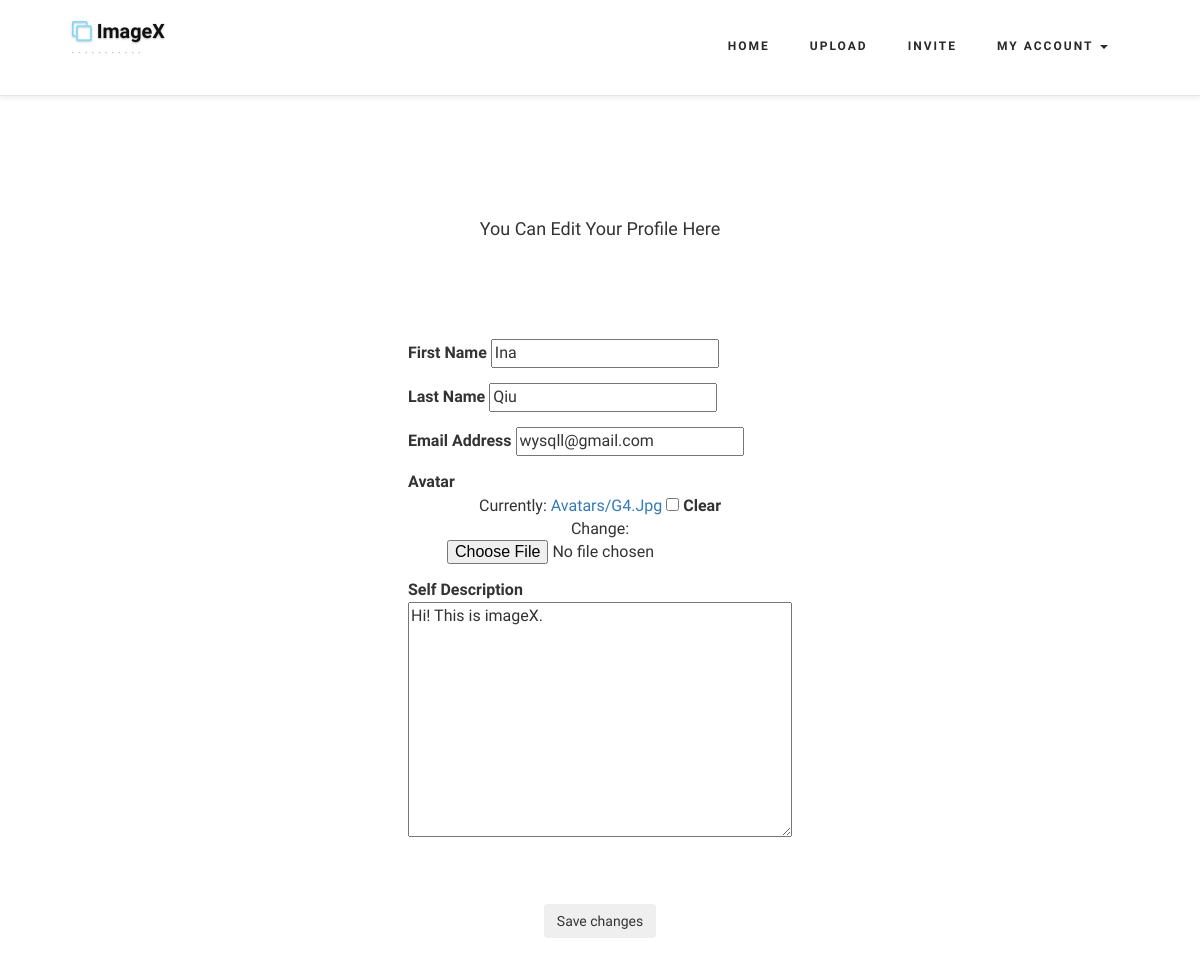
The app's page /edit_profile/ (signed in), older data.
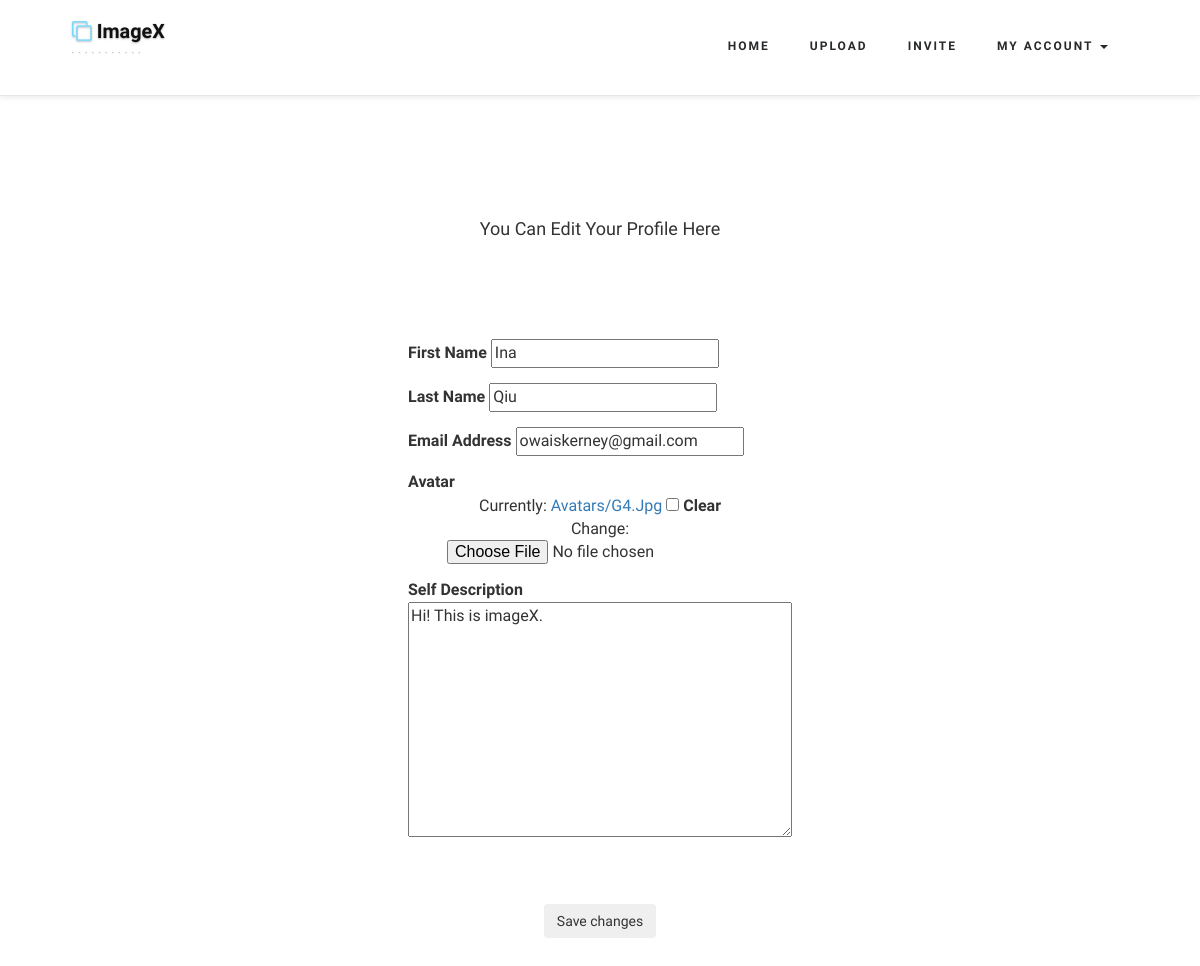
The same page, newer data.
### mainApp/models.py (models this page shows, shortened)
class Member(AbstractUser):
	avatar = models.ImageField(upload_to='avatars/',validators=[validate_file_extension], blank=True)
	self_description = models.TextField(max_length=30,blank=True)
	class Meta(AbstractUser.Meta):
		pass

### mainApp/views.py (the view)
# urls.py: url(r'^edit_profile/',views.edit_profile, name='edit_profile'),
@login_required
def edit_profile(request):
    if request.method == 'POST':
        form = EditProfileForm(request.POST, request.FILES, instance=request.user)
        if form.is_valid():
            form.save()
            return redirect(myaccount)
    else:
        form = EditProfileForm(instance=request.user)
    return render(request,'edit_profile.html',{'form':form})

### mainApp/forms.py
class EditProfileForm(UserChangeForm):
    class Meta(UserChangeForm.Meta):
        model = Member
        fields = ['first_name', 'last_name', 'email','avatar','self_description', 'password',]

### mainApp/templates/edit_profile.html (shortened to what this page needs)
<!DOCTYPE html>
<html>
<head>
{% load staticfiles %}
</head>
<body>
{% if user.is_authenticated %}
  {% include 'base_login.html' %}
{% else %}
  {% include 'base.html' %}
{% endif %}
<div class="banner_bottom">
	<div class="container">
		<div class="about">
			<center><h3>You can edit your profile here</h3></center><br><br><br><br>
			<form action="" method='POST' enctype='multipart/form-data'>
			<table width=15% align="center">
  			<tbody>
			<tr><td align="left">
			<div class="form-group">
				<label for="{{ form.first_name.id_for_label }}">First Name</label>
				{{form.first_name}}<br>
			</div></td></tr>
			<tr><td align="left">
			<div class="form-group">
		    	<label for="{{ form.last_name.id_for_label }}">Last Name</label>
		    	{{ form.last_name }}<br>
		    </div></td></tr>
		    <tr><td align="left">
		    <div class="form-group">
		    	<label for="{{ form.email.id_for_label }}">Email Address</label>
		    	{{ form.email }}<br>
		    </div></td></tr>
		    <tr><td align="left">
		    <div class="form-group">
				<label for="{{ form.avatar.id_for_label }}">Avatar</label>
				<center>{{ form.avatar }}</center>
			</div></td></tr>
			<tr><td align="left">
			<div class="form-group">
				<label for="{{ form.self_description.id_for_label }}">Self Description</label>
				{{ form.self_description }}<br>
			</div></td></tr>
			<tr><td align="center"><br><br><button type="submit" class="btn btn-outline-secondary">Save changes</button></center></td></tr>
			</tbody></table>
		   </form>
		</div>
	</div>
</div>
</body>
</html>

Row changes from the older to the newer data that the page shows:
changed Member "Ina": email "wysqll@gmail.com" → "owaiskerney@gmail.com"
